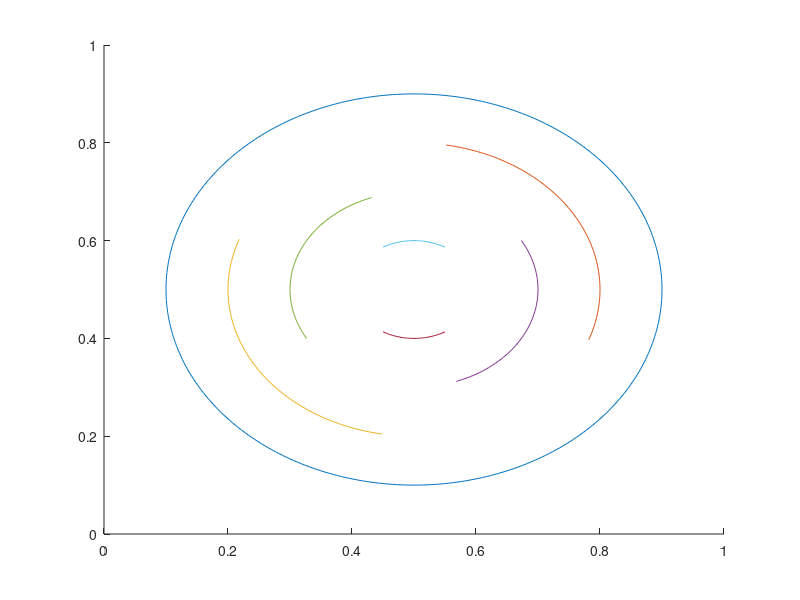

This chart was generated by the following MATLAB code:
% ==========================================
% stimulation_visual_icon.m


% ==========================================
% Set up plot;
gca; cla;
axis([0 1 0 1]);
hold on;
set(gcf, 'position', [50 50 210 160]);

% ==========================================
% Begin:

plot((0.4.*sin([0:pi/180:2*pi]))+0.5, (0.4.*cos([0:pi/180:2*pi]))+0.5);

plot((0.3.*sin([10*(pi/180):pi/180:110*(pi/180)]))+0.5, (0.3.*cos([10*(pi/180):pi/180:110*(pi/180)]))+0.5);
plot((0.3.*sin([190*(pi/180):pi/180:290*(pi/180)]))+0.5, (0.3.*cos([190*(pi/180):pi/180:290*(pi/180)]))+0.5);

plot((0.2.*sin([60*(pi/180):pi/180:160*(pi/180)]))+0.5, (0.2.*cos([60*(pi/180):pi/180:160*(pi/180)]))+0.5);
plot((0.2.*sin([240*(pi/180):pi/180:340*(pi/180)]))+0.5, (0.2.*cos([240*(pi/180):pi/180:340*(pi/180)]))+0.5);

plot((0.1.*sin([-30*(pi/180):pi/180:30*(pi/180)]))+0.5, (0.1.*cos([-30*(pi/180):pi/180:30*(pi/180)]))+0.5);
plot((0.1.*sin([150*(pi/180):pi/180:210*(pi/180)]))+0.5, (0.1.*cos([150*(pi/180):pi/180:210*(pi/180)]))+0.5);

% ==========================================
% End of file